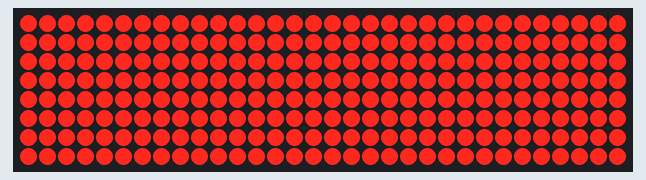
Simulated run of this sketch. Board: Arduino Uno, built with avr-gcc and run on an emulated ATmega328P. Shown: 32×8 LED matrix. Wiring (inferred from the names in the program): 4 × MAX7219 LED driver (orientation assumed): data pin 7; clock pin 5; CS pin 6. What the sketch prints to the serial monitor is not drawn.

Above: at 0.1 s.

The sketch:

arduino_min_test.ino
```cpp
/*
 * MINIMÁLNÍ TEST – 1 modul (4 matice 8x8)
 * BEZ Ethernet Shieldu!
 *
 * ZAPOJENÍ (připoj na stranu DIN modulu, NE na DOUT!):
 *   DIN → pin 7
 *   CLK → pin 5
 *   CS  → pin 6
 *   VCC → 5V
 *   GND → GND
 */

#define DIN_PIN   7
#define CLK_PIN   5
#define CS_PIN    6
#define NUM_DEVICES 4  // Jen 1 modul = 4 matice

void sendByte(uint8_t data) {
  for (int i = 7; i >= 0; i--) {
    digitalWrite(CLK_PIN, LOW);
    delayMicroseconds(5);           // ← zpoždění
    digitalWrite(DIN_PIN, (data >> i) & 1);
    delayMicroseconds(5);           // ← data setup time
    digitalWrite(CLK_PIN, HIGH);
    delayMicroseconds(5);           // ← data hold time
  }
}

void sendAll(uint8_t reg, uint8_t data) {
  digitalWrite(CS_PIN, LOW);
  delayMicroseconds(10);            // ← CS setup
  for (int i = 0; i < NUM_DEVICES; i++) {
    sendByte(reg);
    sendByte(data);
  }
  delayMicroseconds(10);            // ← CS hold
  digitalWrite(CS_PIN, HIGH);
  delayMicroseconds(10);            // ← mezi příkazy
}

void setup() {
  Serial.begin(9600);
  Serial.println(F("=== TEST 1 MODUL (4 matice) ==="));

  pinMode(DIN_PIN, OUTPUT);
  pinMode(CLK_PIN, OUTPUT);
  pinMode(CS_PIN, OUTPUT);

  digitalWrite(CS_PIN, HIGH);
  digitalWrite(CLK_PIN, LOW);

  // 1) Display Test Mode – hardwarový test v čipu MAX7219
  //    Pokud tohle nerozsvítí VŠECHNY LED = špatné zapojení!
  Serial.println(F("TEST 1: Display Test ON (vsechny LED musi svitit)"));
  sendAll(0x0C, 0x01);  // Normal operation
  sendAll(0x0F, 0x01);  // Display test ON
  delay(5000);

  // 2) Display test OFF, init
  sendAll(0x0F, 0x00);
  sendAll(0x09, 0x00);  // No decode
  sendAll(0x0B, 0x07);  // Scan all rows
  sendAll(0x0A, 0x00);  // Intensity MIN
  sendAll(0x0C, 0x01);  // Normal operation

  // Vymaž
  for (int i = 1; i <= 8; i++) sendAll(i, 0x00);
  Serial.println(F("TEST 2: Vse vymazano (vsechny LED musi ZHASNOUT)"));
  delay(3000);

  // 3) Rozsvít vše
  Serial.println(F("TEST 3: Vsechny ON (nizky jas)"));
  for (int i = 1; i <= 8; i++) sendAll(i, 0xFF);
  delay(3000);

  Serial.println(F("\nHOTOVO. Sleduj co displej ukazuje."));
  Serial.println(F("Pokud nic nefunguje:"));
  Serial.println(F("  1. Zkontroluj ze pripojujes na DIN stranu modulu (NE DOUT!)"));
  Serial.println(F("  2. Zkus prohodit DIN a CLK draty"));
  Serial.println(F("  3. Zkontroluj 5V a GND"));
}

void loop() {
  // Blikání ON/OFF
  Serial.println(F("ON"));
  for (int i = 1; i <= 8; i++) sendAll(i, 0xFF);
  delay(1500);

  Serial.println(F("OFF"));
  for (int i = 1; i <= 8; i++) sendAll(i, 0x00);
  delay(1500);
}
```
